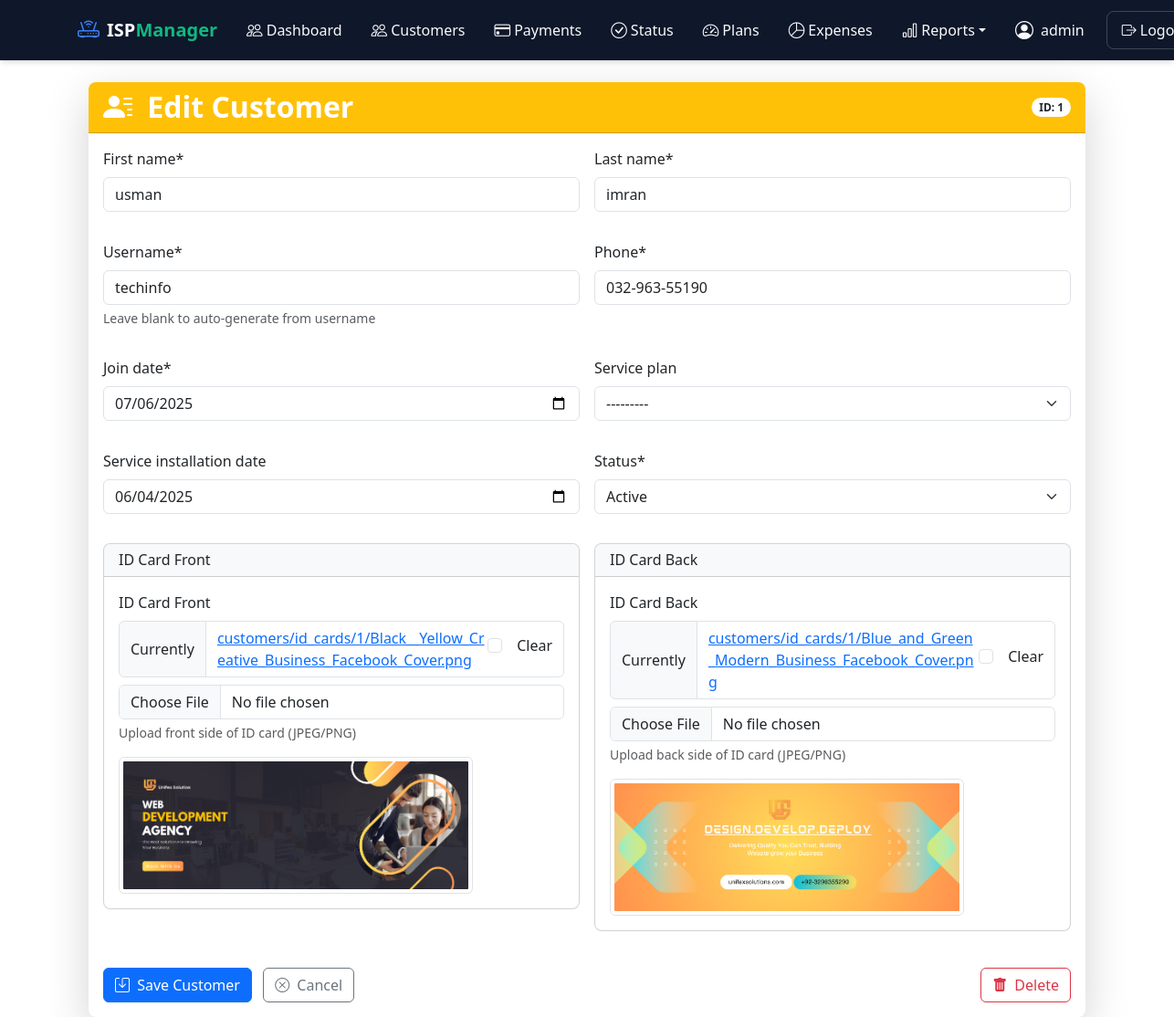
The page /customers/1/edit/ (signed in) on the database its author committed.
### customers/models.py (models this page shows, shortened)
class Customer(models.Model):
    STATUS_CHOICES = [
        ('active', 'Active'),
        ('inactive', 'Inactive'),
        ('suspended', 'Suspended'),
    ]
    username = models.CharField(
        max_length=50,
        unique=True,
        help_text="Unique username for customer login"
    )
    first_name = models.CharField(max_length=100)
    last_name = models.CharField(max_length=100)
    join_date = models.DateField(default=timezone.now)
    phone = models.CharField(max_length=20)
    service_plan = models.ForeignKey(
        'ServicePlan',
        on_delete=models.SET_NULL,
        null=True,
        blank=True
    )
    service_installation_date = models.DateField(null=True, blank=True)
    status = models.CharField(
        max_length=10,
        choices=STATUS_CHOICES,
        default='active'
    )
    id_card_front = models.ImageField(
        upload_to=customer_id_upload_path,
        validators=[FileExtensionValidator(['jpg', 'jpeg', 'png'])],
        verbose_name="ID Card Front",
        blank=True,
        null=True
    )
    id_card_back = models.ImageField(
        upload_to=customer_id_upload_path,
        validators=[FileExtensionValidator(['jpg', 'jpeg', 'png'])],
        verbose_name="ID Card Back",
        blank=True,
        null=True
    )
    created_at = models.DateTimeField(auto_now_add=True)
    updated_at = models.DateTimeField(auto_now=True)
    class Meta:
        ordering = ['-join_date']
        verbose_name = "Customer"
        verbose_name_plural = "Customers"

### customers/views.py (the view)
# urls.py: path('customers/<int:pk>/edit/', CustomerUpdateView.as_view(), name='customer_update'),
class CustomerUpdateView(LoginRequiredMixin, UpdateView):
    model = Customer
    form_class = CustomerForm
    template_name = 'customers/customer_form.html'
    success_url = reverse_lazy('customer_list')

### customers/models.py (called while the page is built)
    def __str__(self):
        return self.name

### templates/customers/customer_form.html (shortened to what this page needs)
{% extends "base.html" %}
{% load crispy_forms_tags %}
{% block content %}
<div class="container mt-4 animate__animated animate__fadeIn">
    <div class="card border-0 shadow-lg">
        <div class="card-header d-flex justify-content-between align-items-center {% if form.instance.pk %}bg-warning{% else %}bg-success{% endif %} text-white">
            <h2 class="mb-0 fw-bold">
                <i class="bi bi-person-{% if form.instance.pk %}lines-fill{% else %}plus-fill{% endif %} me-2"></i>
                {% if form.instance.pk %}Edit{% else %}Add New{% endif %} Customer
            </h2>
            {% if form.instance.pk %}
            <span class="badge bg-white text-dark rounded-pill">
                ID: {{ form.instance.pk }}
            </span>
            {% endif %}
        </div>
        <div class="card-body">
            <form method="post" id="customerForm" enctype="multipart/form-data">
                <div class="row g-3">
                    <div class="col-md-6">
                        {{ form.first_name|as_crispy_field }}
                    </div>
                    <div class="col-md-6">
                        {{ form.last_name|as_crispy_field }}
                    </div>
                    <div class="col-md-6">
                        {{ form.username|as_crispy_field }}
                    </div>
                    <div class="col-md-6">
                        {{ form.phone|as_crispy_field }}
                    </div>
                    <div class="col-md-6">
                        {{ form.join_date|as_crispy_field }}
                    </div>
                    <div class="col-md-6">
                        {{ form.service_plan|as_crispy_field }}
                    </div>
                    <div class="col-md-6">
                        {{ form.service_installation_date|as_crispy_field }}
                    </div>
                    <div class="col-md-6">
                        {{ form.status|as_crispy_field }}
                    </div>
                    <div class="col-md-6">
                        <div class="card mb-3">
                            <div class="card-header bg-light">
                                <h6 class="mb-0">ID Card Front</h6>
                            </div>
                            <div class="card-body">
                                {{ form.id_card_front|as_crispy_field }}
                                {% if form.instance.id_card_front %}
                                    <div class="mt-2">
                                        <img src="{{ form.instance.id_card_front.url }}" class="img-thumbnail" style="max-height: 150px;">
                                    </div>
                                {% endif %}
                            </div>
                        </div>
                    </div>
                    <div class="col-md-6">
                        <div class="card mb-3">
                            <div class="card-header bg-light">
                                <h6 class="mb-0">ID Card Back</h6>
                            </div>
                            <div class="card-body">
                                {{ form.id_card_back|as_crispy_field }}
                                {% if form.instance.id_card_back %}
                                    <div class="mt-2">
                                        <img src="{{ form.instance.id_card_back.url }}" class="img-thumbnail" style="max-height: 150px;">
                                    </div>
                                {% endif %}
                            </div>
                        </div>
                    </div>
                </div>
                <div class="form-group mt-4 d-flex justify-content-between">
                    <div>
                        <button type="submit" class="btn btn-primary hover-scale me-2">
                            <i class="bi bi-save me-1"></i> Save Customer
                        </button>
                        <a href="{% if form.instance.pk %}{% url 'customer_detail' form.instance.pk %}{% else %}{% url 'customer_list' %}{% endif %}"
                            class="btn btn-outline-secondary hover-scale">
                            <i class="bi bi-x-circle me-1"></i> Cancel
                        </a>
                    </div>
                    {% if form.instance.pk %}
                    <div>
                        <a href="{% url 'customer_delete' form.instance.pk %}"
                            class="btn btn-outline-danger hover-scale">
                            <i class="bi bi-trash-fill me-1"></i> Delete
                        </a>
                    </div>
                    {% endif %}
                </div>
            </form>
        </div>
    </div>
</div>
{% endblock %}

### templates/base.html (shortened to what this page needs)
<!DOCTYPE html>
<html lang="en">
<head>
    <link href="https://cdn.jsdelivr.net/npm/bootstrap@5.3.0/dist/css/bootstrap.min.css" rel="stylesheet">
    <link rel="stylesheet" href="https://cdn.jsdelivr.net/npm/bootstrap-icons@1.11.1/font/bootstrap-icons.css">
    <link rel="stylesheet" href="https://cdnjs.cloudflare.com/ajax/libs/animate.css/4.1.1/animate.min.css" />
</head>
<body>
<div id="toast-container" class="toast-container position-fixed bottom-0 end-0 p-3"></div>
<nav class="navbar navbar-expand-lg navbar-dark fixed-top">
    <div class="container">
        <a class="navbar-brand" href="{% url 'dashboard' %}">
            <div class="logo-container">
                <i class="bi bi-router me-2"></i>
                <span class="brand-text">ISP<span class="brand-highlight">Manager</span></span>
            </div>
        </a>
        <div class="collapse navbar-collapse" id="navbarMain">
            <ul class="navbar-nav me-auto">
                <li class="nav-item">
                    <a class="nav-link" href="{% url 'dashboard' %}">
                        <i class="bi bi-people me-1"></i>
                        <span>Dashboard</span>
                    </a>
                </li>
                <li class="nav-item">
                    <a class="nav-link" href="{% url 'customer_list' %}">
                        <i class="bi bi-people me-1"></i>
                        <span>Customers</span>
                    </a>
                </li>
                <li class="nav-item">
                    <a class="nav-link" href="{% url 'payment_list' %}">
                        <i class="bi bi-credit-card me-1"></i>
                        <span>Payments</span>
                    </a>
                </li>
                <li class="nav-item">
                    <a class="nav-link" href="{% url 'payment_status' %}">
                        <i class="bi bi-check-circle me-1"></i>
                        <span>Status</span>
                    </a>
                </li>
                <li class="nav-item">
                    <a class="nav-link" href="{% url 'service_plan_list' %}">
                        <i class="bi bi-speedometer2 me-1"></i>
                        <span>Plans</span>
                    </a>
                </li>
                <li class="nav-item">
                    <a class="nav-link" href="{% url 'expense_dashboard' %}">
                        <i class="bi bi-pie-chart me-1"></i>
                        <span>Expenses</span>
                    </a>
                </li>
                <li class="nav-item dropdown">
                    <a class="nav-link dropdown-toggle" href="#" id="reportsDropdown" data-bs-toggle="dropdown">
                        <i class="bi bi-bar-chart me-1"></i>
                        <span>Reports</span>
                    </a>
                </li>
            </ul>
            <div class="user-section">
                <div class="user-greeting">
                    <i class="bi bi-person-circle me-2"></i>
                    <span>{{ request.user.username }}</span>
                </div>
                {% if user.is_authenticated %}
                <form method="post" action="{% url 'logout' %}">
                    <button type="submit" class="logout-btn">
                        <i class="bi bi-box-arrow-right me-1"></i>
                        <span>Logout</span>
                    </button>
                </form>
                {% endif %}
            </div>
        </div>
    </div>
</nav>
    <div class="container mt-4">
        {% block content %}{% endblock %}
    </div>
</body>
</html>

### templates/base.html (style rules this page uses)
:root { --primary: #4e73df; --secondary: #858796; --success: #1cc88a; --info: #36b9cc; --warning: #f6c23e; --danger: #e74a3b; --light: #f8f9fc; --dark: #5a5c69; }
.hover-scale { transition: all 0.2s ease; }
.card { border-radius: 0.5rem; overflow: hidden; transition: all 0.3s ease; }
.hover-scale { transition: transform 0.2s ease; }
.card { transition: box-shadow 0.3s ease; }
.animate__animated { animation-duration: 0.6s; }
.form-check { margin-bottom: 0.5rem; }
.form-check-label { margin-left: 0.5rem; }
.card .card { margin-bottom: 1rem; }
.card { border-radius: 0.5rem; overflow: hidden; }
:root { --primary-color: #2563eb; --primary-dark: #1e40af; --primary-light: #3b82f6; --accent-color: #10b981; --text-light: #f8fafc; --text-dark: #1e293b; --bg-dark: #0f172a; --bg-light: #ffffff; --transition: all 0.25s cubic-bezier(0.4, 0, 0.2, 1); }
.navbar { position: sticky; top: 0; z-index: 1030; }
nav { background-color: var(--bg-dark); box-shadow: 0 4px 6px -1px rgba(0, 0, 0, 0.1), 0 2px 4px -1px rgba(0, 0, 0, 0.06); padding: 0.75rem 1rem; transition: var(--transition); }
.logo-container { display: flex; align-items: center; transition: var(--transition); }
.logo-container i { font-size: 1.5rem; color: var(--primary-light); transition: var(--transition); }
.brand-text { font-weight: 600; font-size: 1.25rem; color: var(--text-light); }
.brand-highlight { color: var(--accent-color); }
.nav-item { position: relative; margin: 0 0.5rem; }
.nav-link { display: flex; align-items: center; color: var(--text-light); padding: 0.75rem 1rem; font-weight: 500; transition: var(--transition); }
.nav-link i { font-size: 1.1rem; margin-right: 0.5rem; transition: var(--transition); }
.user-section { display: flex; align-items: center; margin-left: 1rem; }
.user-greeting { display: flex; align-items: center; color: var(--text-light); margin-right: 1.5rem; font-weight: 500; transition: var(--transition); }
.user-greeting i { font-size: 1.25rem; }
.logout-btn { background-color: transparent; border: 1px solid rgba(255, 255, 255, 0.2); color: var(--text-light); padding: 0.5rem 1rem; border-radius: 0.5rem; display: flex; align-items: center; font-weight: 500; transition: var(--transition); }

### rows shown on the page
Customer: instance.pk "1", first_name "usman", last_name "imran", username "techinfo", phone "032-963-55190", join_date "07/06/2025", service_plan "---------", service_installation_date "06/04/2025", status "Active", instance.id_card_front (picture), instance.id_card_back (picture)

### other values the page prints
{{ request.user.username }} "admin"
